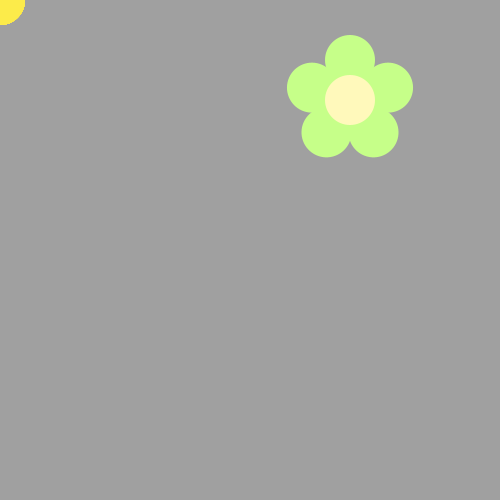
Frame 1 (no input)
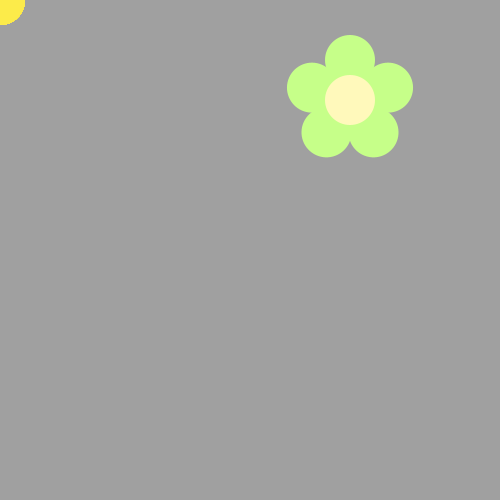
Frame 60 (the mouse pressed at the canvas centre just before this capture)
Frame 120 (the mouse held since frame 60 and released just before this capture): identical to frame 60, image omitted

The Processing sketch that drew these frames (run headless with seeded random() and noise(); from frame 60 on, the mouse is pressed at the canvas centre):

// Processing sketch: bumble_bee
// ── bumble_bee.pde
void draw() {

for(int i=0;i<20;i++){
 
  fill(#FCEB4A);
  ellipse (0,0,50,50);
  
}
  
/*Then put his head on using drawBeeFace(x,y)
Use Modulo to make the colors alternate 
*/
}

void drawFlower(int x, int y) {
     noStroke();
     translate(x, y);
     // draw 5 petals, rotating after each one<
     fill(#c6ff89);      // green
      for (int i = 0; i < 5; i++) {
           ellipse(0, -40, 50, 50);
          rotate(radians(72));
     }
     fill(#fff9bb); // light yellow
     ellipse(0, 0, 50, 50);
} 
void drawBeeFace(int BeeFaceX, int BeeFaceY) {
     noStroke();
     fill(0, 0, 0);
     stroke(1);
     strokeWeight(5);
     line(BeeFaceX-10, BeeFaceY-27, BeeFaceX-17, BeeFaceY-50);
     line(BeeFaceX+10, BeeFaceY-27, BeeFaceX+17, BeeFaceY-50);
     ellipse(BeeFaceX-17, BeeFaceY-50, 10, 10);
     ellipse(BeeFaceX+17, BeeFaceY-50, 10, 10);
     noStroke();
     fill(255, 251, 28);
     ellipse(BeeFaceX, BeeFaceY, 60, 60); // face
     fill(255, 237, 209);
     fill(0,0,0);
      ellipse(BeeFaceX-10, BeeFaceY-15, 10, 10); // eyes
     ellipse(BeeFaceX+10, BeeFaceY-15, 10, 10);
      ellipse(BeeFaceX, BeeFaceY-5, 10, 10); // nose
      ellipse(BeeFaceX, BeeFaceY+10, 20, 10);// mouth
     fill(255, 251, 28);
     ellipse(BeeFaceX, BeeFaceY+5, 20, 6);
}

void setup() {
     ellipseMode(CENTER);
     size(500, 500);
     background(160, 160, 160);
      drawFlower(350, 100);
}
